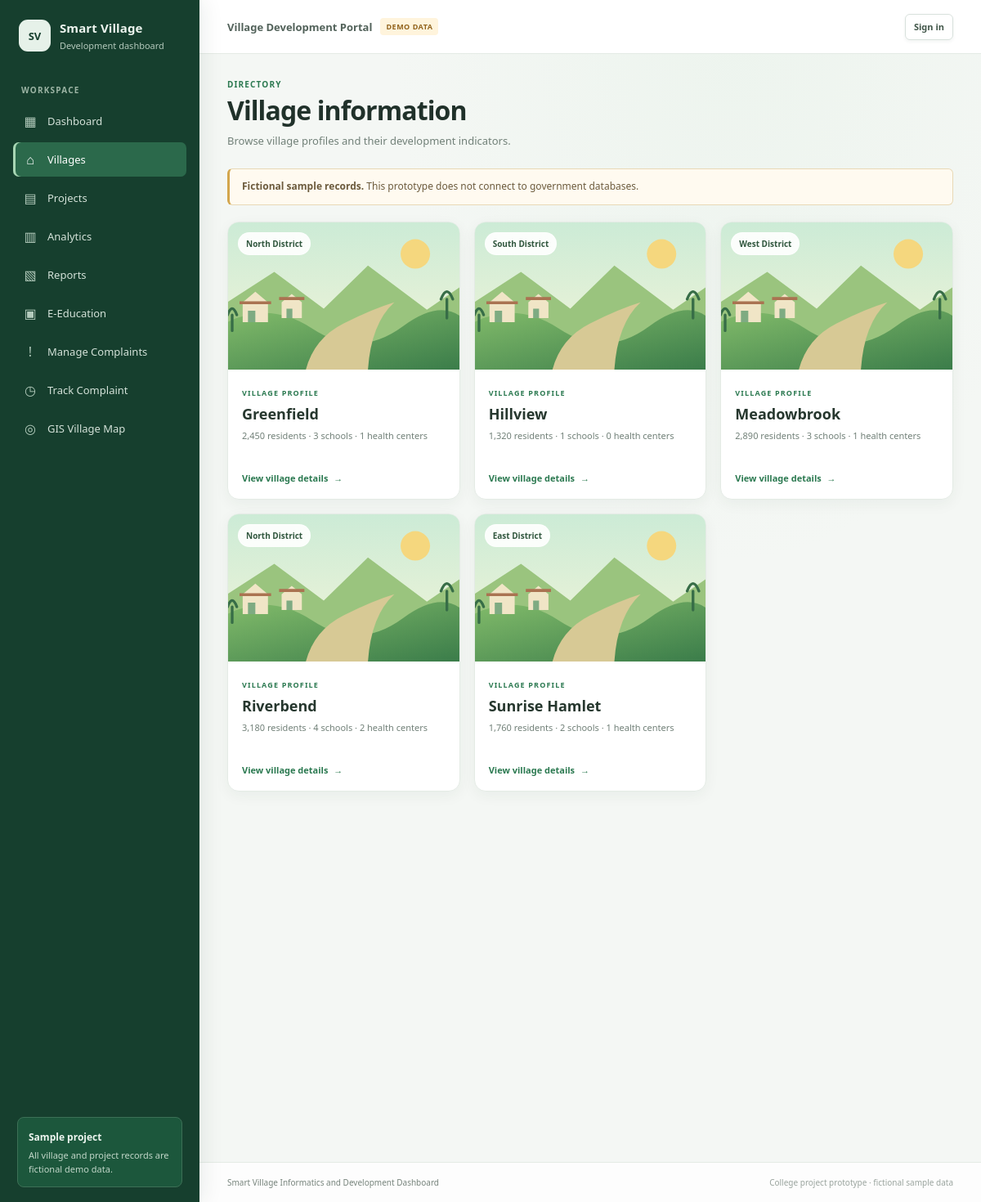
/villages, run on the app's committed database.
### tables this page shows
CREATE TABLE villages (
            id INTEGER PRIMARY KEY AUTOINCREMENT,
            name TEXT NOT NULL UNIQUE,
            district TEXT NOT NULL,
            population INTEGER NOT NULL CHECK (population >= 0),
            schools INTEGER NOT NULL CHECK (schools >= 0),
            healthcare_centers INTEGER NOT NULL CHECK (healthcare_centers >= 0),
            road_status TEXT NOT NULL,
            water_availability INTEGER NOT NULL CHECK (water_availability BETWEEN 0 AND 100),
            agriculture TEXT NOT NULL
        , latitude REAL CHECK (latitude IS NULL OR latitude BETWEEN -90 AND 90), longitude REAL CHECK (longitude IS NULL OR longitude BETWEEN -180 AND 180), coordinates_verified INTEGER NOT NULL DEFAULT 0 CHECK (coordinates_verified IN (0, 1)));

### app.py (the view)
@app.route("/villages")
def villages():
    search = request.args.get("q", "").strip()
    rows = get_db().execute(
        """SELECT * FROM villages
           WHERE name LIKE ? OR district LIKE ?
           ORDER BY name""",
        (f"%{search}%", f"%{search}%"),
    ).fetchall()
    return render_template("villages.html", villages=rows, search=search)

### app.py (called while the page is built, shortened)
def get_db():
    if "db" not in g:
        g.db = sqlite3.connect(app.config["DATABASE"])
        g.db.row_factory = sqlite3.Row
        g.db.execute("PRAGMA foreign_keys = ON")
    return g.db

@app.before_request
def protect_post_requests():
    user_id = session.get("user_id")
    g.current_user = None
    session.setdefault("_csrf_token", secrets.token_urlsafe(32))
    if request.method in ("POST", "PUT", "PATCH", "DELETE"):
        submitted_token = request.form.get("_csrf_token", "") or request.headers.get(
            "X-CSRF-Token", ""
        )
        if not compare_digest(session["_csrf_token"], submitted_token):
            abort(400, description="The form security token is missing or invalid. Please reload and try again.")

@app.context_processor
def inject_template_helpers():
    return {
        "csrf_token": lambda: session.get("_csrf_token", ""),
        "current_user": getattr(g, "current_user", None),
    }

### templates/villages.html (shortened to what this page needs)
{% extends "base.html" %}
{% block content %}
<div class="page-heading"><div><p class="eyebrow">DIRECTORY</p><h1>Village information</h1><p class="muted">Browse village profiles and their development indicators.</p></div></div>
<div class="notice"><strong>Fictional sample records.</strong> This prototype does not connect to government databases.</div>
{% if villages %}
<section class="village-card-grid" aria-label="Village profiles">
  {% for village in villages %}
  {% set village_image = village_images[loop.index0 % village_images|length] %}
  <a class="village-card reveal" href="{{ url_for('village_details', village_id=village.id) }}">
    <div class="village-card-image"><img src="{{ village_image[0] }}" data-fallback="{{ url_for('static', filename='images/village-fallback.svg') }}" alt="{{ village_image[1] }}" loading="lazy" width="900" height="560"><span class="village-card-tag">{{ village.district }}</span></div>
    <div class="village-card-body"><span class="eyebrow">VILLAGE PROFILE</span><h2>{{ village.name }}</h2><p>{{ "{:,}".format(village.population) }} residents · {{ village.schools }} schools · {{ village.healthcare_centers }} health centers</p><span class="village-card-link">View village details <span aria-hidden="true">→</span></span></div>
  </a>
  {% endfor %}
</section>
{% else %}
<section class="panel empty-panel"><span class="empty-icon" aria-hidden="true">⌂</span><h2>No villages found</h2><p class="muted">Try another name or district, or clear your search to browse all village profiles.</p></section>
{% endif %}
{% endblock %}

### templates/base.html (shortened to what this page needs)
<!doctype html>
<html lang="en">
<head>
  <link rel="stylesheet" href="{{ url_for('static', filename='css/style.css') }}">
</head>
<body>
  <div class="app-layout">
    <aside class="sidebar" id="sidebar">
      <a class="brand" href="{{ url_for('index') }}">
        <span class="brand-icon" aria-hidden="true">SV</span>
        <span><strong>Smart Village</strong><small>Development dashboard</small></span>
      </a>
      <div class="nav-label">WORKSPACE</div>
      <nav class="side-nav" aria-label="Main navigation">
        <a href="{{ url_for('index') }}" class="{{ 'active' if request.endpoint == 'index' else '' }}" {% if request.endpoint == 'index' %}aria-current="page"{% endif %}><span aria-hidden="true">▦</span> Dashboard</a>
        <a href="{{ url_for('villages') }}" class="{{ 'active' if request.endpoint in ('villages', 'village_details') else '' }}" {% if request.endpoint in ('villages', 'village_details') %}aria-current="page"{% endif %}><span aria-hidden="true">⌂</span> Villages</a>
        <a href="{{ url_for('projects') }}" class="{{ 'active' if request.endpoint == 'projects' else '' }}" {% if request.endpoint == 'projects' %}aria-current="page"{% endif %}><span aria-hidden="true">▤</span> Projects</a>
        <a href="{{ url_for('analytics') }}" class="{{ 'active' if request.endpoint == 'analytics' else '' }}" {% if request.endpoint == 'analytics' %}aria-current="page"{% endif %}><span aria-hidden="true">▥</span> Analytics</a>
        <a href="{{ url_for('reports') }}" class="{{ 'active' if request.endpoint == 'reports' else '' }}" {% if request.endpoint == 'reports' %}aria-current="page"{% endif %}><span aria-hidden="true">▧</span> Reports</a>
        <a href="{{ url_for('education') }}" class="{{ 'active' if request.endpoint in ('education', 'education_service') else '' }}" ><span aria-hidden="true">▣</span> E-Education</a>
        <a href="{{ url_for('manage_complaints') }}" class="{{ 'active' if request.endpoint == 'manage_complaints' else '' }}" ><span aria-hidden="true">!</span> Manage Complaints</a>
        <a href="{{ url_for('track_complaint') }}" class="{{ 'active' if request.endpoint == 'track_complaint' else '' }}" ><span aria-hidden="true">◷</span> Track Complaint</a>
        <a href="{{ url_for('gis_map') }}" class="{{ 'active' if request.endpoint in ('gis_map', 'add_facility', 'edit_facility') else '' }}" {% if request.endpoint == 'gis_map' %}aria-current="page"{% endif %}><span aria-hidden="true">◎</span> GIS Village Map</a>
      </nav>
      <div class="sidebar-note"><strong>Sample project</strong><p>All village and project records are fictional demo data.</p></div>
    </aside>
    <div class="main-column">
      <header class="topbar">
        <div class="topbar-title">Village Development Portal <span class="demo-pill">DEMO DATA</span></div>
        <div class="account-area">
          {% if current_user %}
            <span class="account-name">Signed in as <strong>{{ current_user.name }}</strong> · {{ current_user.role|replace('_', ' ')|title }}</span>
            <form method="post" action="{{ url_for('logout') }}"><input type="hidden" name="_csrf_token" value="{{ csrf_token() }}"><button class="button button-outline button-small" type="submit">Sign out</button></form>
          {% else %}
            <a class="button button-outline button-small" href="{{ url_for('auth_landing') }}">Sign in</a>
          {% endif %}
        </div>
      </header>
      <main class="main-content">
        {% block content %}{% endblock %}
      </main>
      <footer class="footer">Smart Village Informatics and Development Dashboard <span>College project prototype · fictional sample data</span></footer>
    </div>
  </div>
</body>
</html>

### data on the page
villages: district "North District", name "Greenfield", population "2,450", schools "3", healthcare_centers "1"
villages: district "South District", name "Hillview", population "1,320", schools "1", healthcare_centers "0"
villages: district "West District", name "Meadowbrook", population "2,890", schools "3", healthcare_centers "1"
villages: district "North District", name "Riverbend", population "3,180", schools "4", healthcare_centers "2"
villages: district "East District", name "Sunrise Hamlet", population "1,760", schools "2", healthcare_centers "1"
